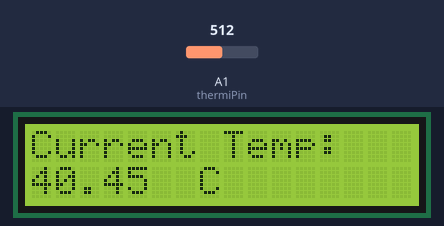
Bench run of a sketch on a simulated Arduino Uno, built with avr-gcc and run on an emulated ATmega328P. Shown: 16×2 character LCD. Inputs (shaded band) come from the test bench; at power-on: A1 (thermiPin) = 512.

Above: at 1.2 s.
1.3 s: A1 (thermiPin) set to 0
At 2.4 s:
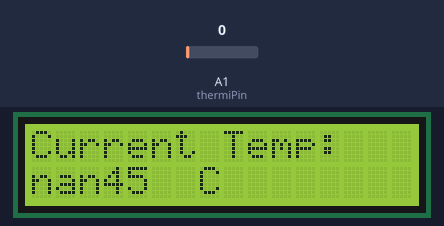
3.5 s: A1 (thermiPin) set to 122
At 5.2 s:
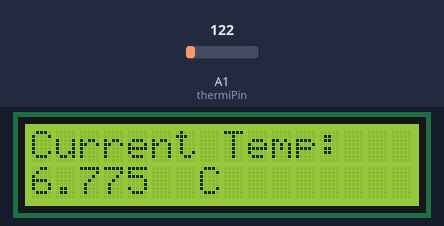
5.5 s: A1 (thermiPin) set to 306
At 6.8 s:
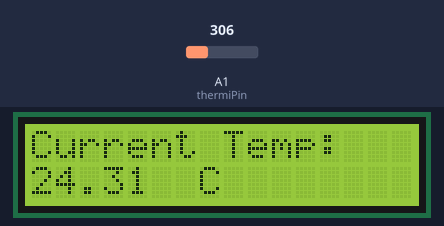
Timing chart, 0 to 8.5 s (numbered marks = the images above; inputs shaded):
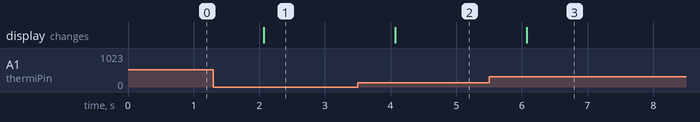

The sketch:

Temp___LCD.ino
```cpp
int thermiPin = 1;
double a = -5.267471887*pow(10,-6);
double b = 3.113422131*pow(10,-4);
double c = -2.548596102*pow(10, -7);
double voltsPerUnit = .0049; //Will be used to calculate error in temp
double Vin = 5.00;
double constantResistance = 100000.0;

#include <LiquidCrystal.h>

LiquidCrystal lcd(7,8,9,10,11,12);

void setup(){
  lcd.begin(16, 2);
  //Serial.begin(9600);
  lcd.print("Current Temp:");

  lcd.setCursor(7, 1);
  lcd.print("C");
}

void loop(){
  int gamma = analogRead(thermiPin);
  double tempInKelvin = convertArduinoReadingToKelvin(gamma);
  double tempInCelsius = tempInKelvin - 273.15;
  Serial.println(tempInCelsius);
  lcd.setCursor(0,1);
  lcd.print(tempInCelsius);
  delay(1000);
}

double convertArduinoReadingToKelvin(int reading){
  double Vout = reading*voltsPerUnit;
  double thermiResistance = (Vin*constantResistance)/Vout - constantResistance;
  double logResistance = log(thermiResistance);
  double lambda = 1/(a + b*logResistance + c*logResistance*logResistance*logResistance);
  return lambda;
}
```

Measured:
- after the input at 1.3 s, the display: changes after 0.77 s (image 1)
- after the input at 3.5 s, the display: changes after 0.57 s (image 2)
- after the input at 5.5 s, the display: changes after 0.58 s (image 3)
